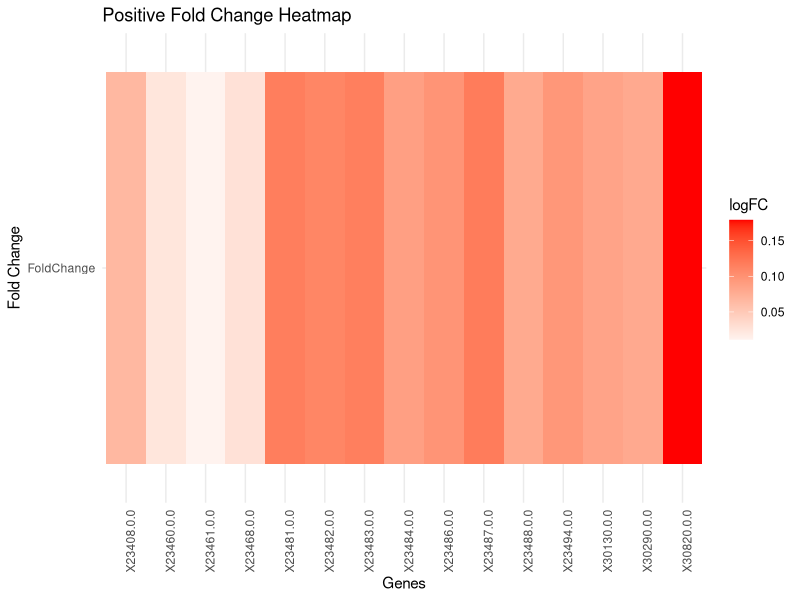
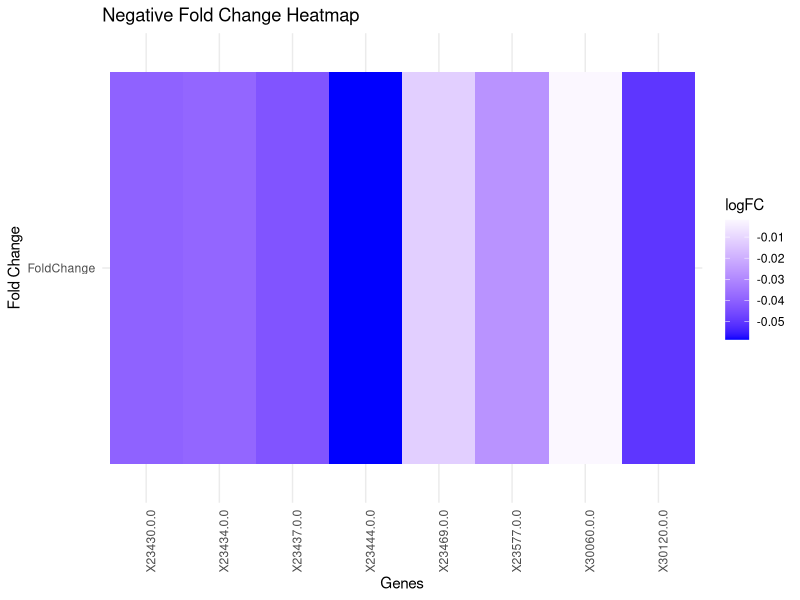

The R script that drew these images, in order:
# Load required libraries
install.packages("reshape2")
library(ggplot2)
library(reshape2)  # For data reshaping

# Create sample fold change data (replace with your actual data)
foldchange_values <- c(-0.0274, -0.0434, -0.0387, -0.0398, -0.0019, -0.0504, 
                       -0.0586, 0.0848, 0.1790, -0.0121,
                       0.0238, 0.0112, 0.0278,
                       0.0659, 0.1168, 0.1105, 0.1159, 0.0885, 0.0980, 0.1182, 
                       0.0792, 0.0954, 0.0793)

# Create data frame with fold change values
df <- data.frame(FoldChange = foldchange_values)

# Gene names corresponding to the fold change values
gene_names <- c("X23577.0.0", "X23437.0.0", "X23434.0.0", "X23430.0.0", "X30060.0.0", 
                "X30120.0.0", "X23444.0.0", "X30130.0.0", "X30820.0.0", "X23469.0.0",
                "X23460.0.0", "X23461.0.0", "X23468.0.0",
                "X23408.0.0", "X23481.0.0", "X23482.0.0", "X23483.0.0", "X23484.0.0", 
                "X23486.0.0", "X23487.0.0", "X23488.0.0", "X23494.0.0", "X30290.0.0")

# Assign gene names to data frame
df$Gene <- gene_names 

# Convert data frame to long format for plotting
df_melted <- melt(df, id.vars = "Gene")

############################
# Subset analysis: Positive and Negative Fold Changes

# Extract genes with positive fold changes
df_positive <- df[df$FoldChange > 0, ]

# Extract genes with negative fold changes
df_negative <- df[df$FoldChange < 0, ]

# Convert positive subset to long format
df_melted_positive <- melt(df_positive, id.vars = "Gene")

# Generate heatmap for positive fold changes (white to red gradient)
ggplot(df_melted_positive, aes(x = Gene, y = variable, fill = value)) +
  geom_tile() +
  scale_fill_gradient2(low = "white", mid = "white", high = "red", midpoint = 0) +
  theme_minimal() +
  theme(axis.text.x = element_text(angle = 90, hjust = 1)) +
  xlab("Genes") +
  ylab("Fold Change") +
  labs(title = "Positive Fold Change Heatmap",
       fill = "logFC")

# Convert negative subset to long format
df_melted_negative <- melt(df_negative, id.vars = "Gene")

# Generate heatmap for negative fold changes (blue to white gradient)
p=ggplot(df_melted_negative, aes(x = Gene, y = variable, fill = value)) +
  geom_tile() +
  scale_fill_gradient2(low = "blue", mid = "white", high = "white", midpoint = 0) +
  theme_minimal() +
  theme(axis.text.x = element_text(angle = 90, hjust = 1)) +
  xlab("Genes") +
  ylab("Fold Change") +
  labs(title = "Negative Fold Change Heatmap",
       fill = "logFC")

ggsave("/results/metabolomics Heatmap.png", plot = p, width = 6, height = 4, dpi = 300)

